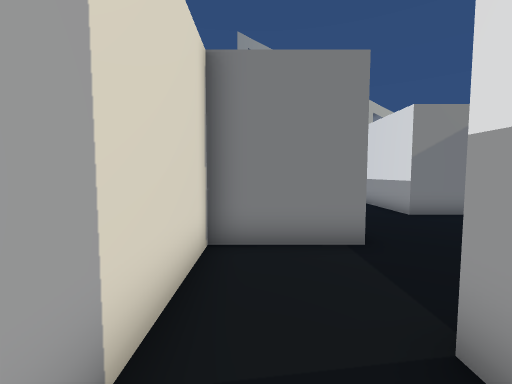
view 1 (above)

12 first-person views from a walk through a Unity game level. The camera is 1.4 m above the floor, tilts 4° down and sees 90° across. The floor is counted in squares, 1 m on a side. Each view is taken from the middle of a square. On the plan, view 1 faces up. The plan holds only what a view shows up to about 13 squares ahead; the rest is blank. The place goes on beyond the plan. The player character is not drawn. Some surface patterns are stand-ins.

view 2
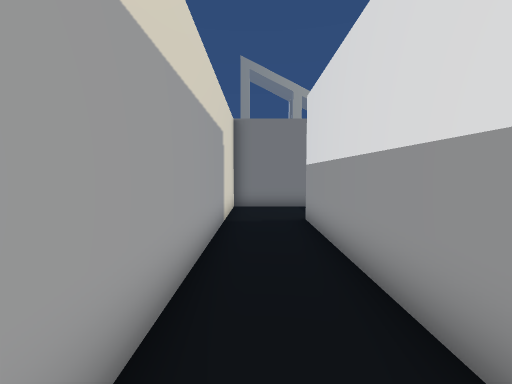

view 3
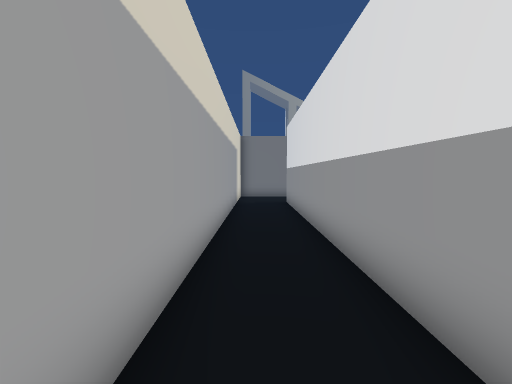

view 4
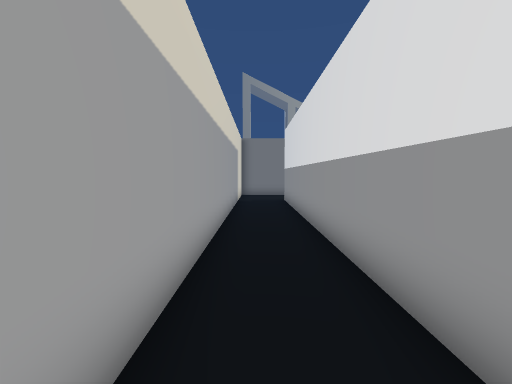

view 5
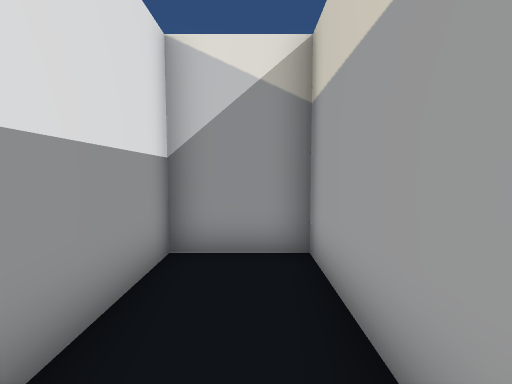

view 6
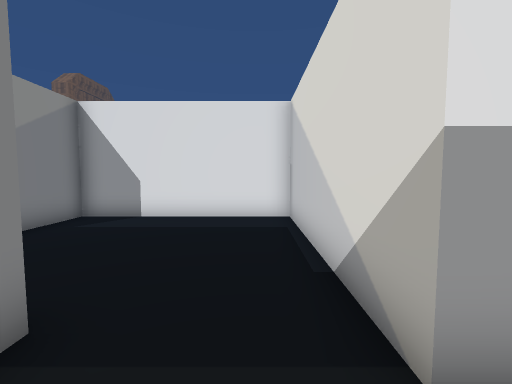

view 7
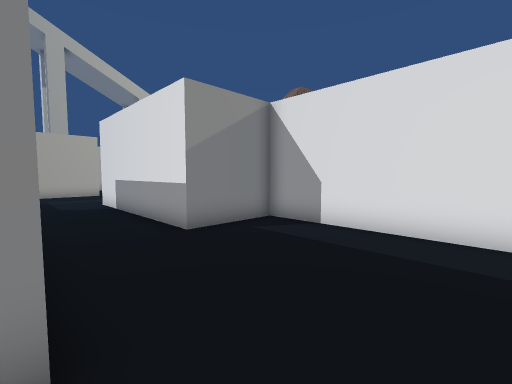

view 8
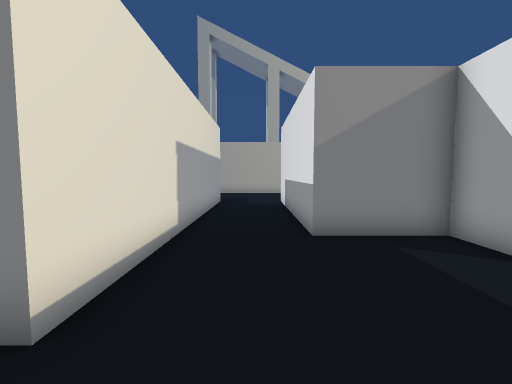

view 9
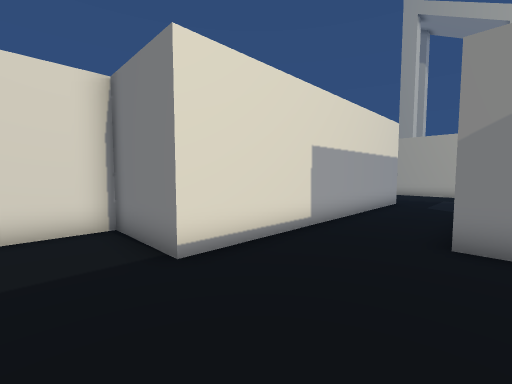

view 10
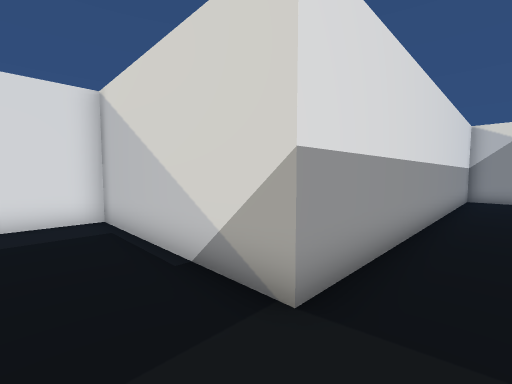

view 11
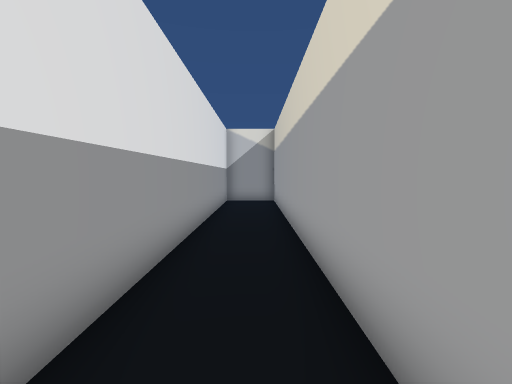

view 12
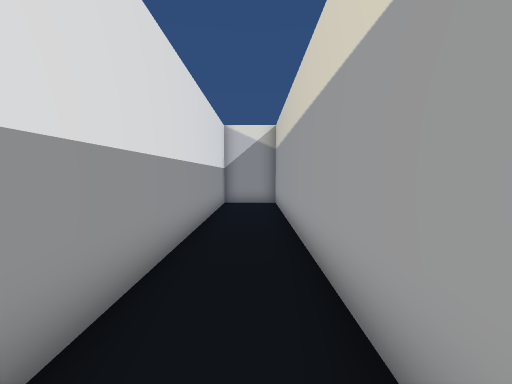

### Floor plan
Ten units are one square. View 1 is at (0, 0); x grows to the right and y downward. Boxes are objects, and circles mark ways between rooms. Rooms are numbered by the first view taken in them; rooms with no view inside come last. Other rooms are left out.
<svg viewBox="-15 -167 104 297">
<path fill="none" stroke="#000" d="M22 -50 -10 -50 -10 125 15 125 15 -19 25 -19M25 -19 84 -19 84 -87 53 -87 53 -162M22 -162 22 -50"/>
<circle cx="20" cy="-35" r="3" fill="#2a7"/>
<text x="10" y="40">1</text>
<text x="50" y="-80">2</text>
</svg>
Room 1 opens to room 2.

Where each view was taken, in squares from view 1:
view 1: 0 up, 0 right, facing up
view 2: 6 down, 0 right, facing up
view 3: 11 down, 0 right, facing up
view 4: 12 down, 0 right, facing up
view 5: 8 down, 0 right, facing down
view 6: 3 up, 0 right, facing right
view 7: 3 up, 2 right, facing up-right
view 8: 3 up, 4 right, facing up
view 9: 3 up, 6 right, facing up-left
view 10: 4 up, 0 right, facing down-right
view 11: 1 up, 0 right, facing down
view 12: 0 up, 0 right, facing down
